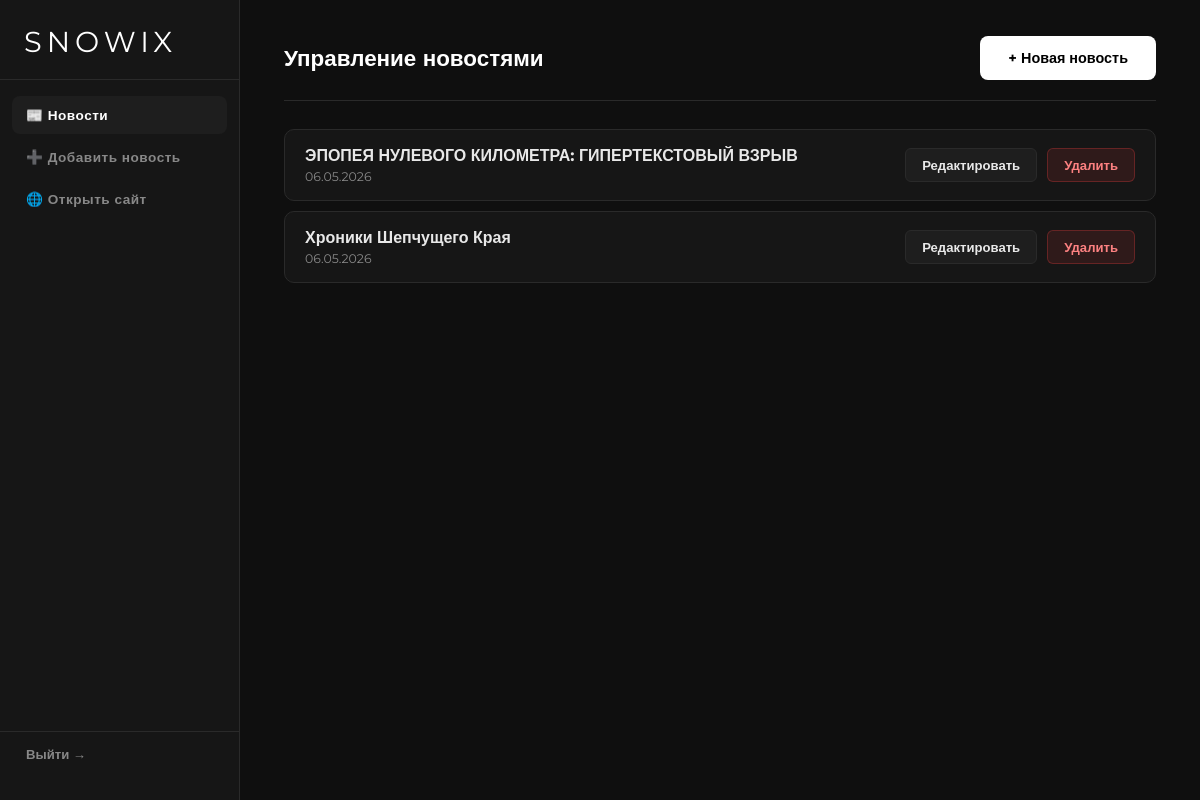
/admin (signed in), run on the app's committed database.
### app.py (models this page shows)
class News(db.Model):
    id = db.Column(db.Integer, primary_key=True)
    title = db.Column(db.String(200), nullable=False)
    content = db.Column(db.Text, nullable=False)
    created_at = db.Column(db.DateTime, default=datetime.utcnow)
    def formatted_date(self):
        return self.created_at.strftime('%d.%m.%Y')

### app.py (the view)
@app.route('/admin')
@login_required
def admin_dashboard():
    news = News.query.order_by(News.created_at.desc()).all()
    return render_template('admin/dashboard.html', news=news)

### app.py (called while the page is built)
def login_required(f):
    @wraps(f)
    def decorated(*args, **kwargs):
        if not session.get('admin'):
            return redirect(url_for('admin_login'))
        return f(*args, **kwargs)
    return decorated

### templates/admin/dashboard.html (shortened to what this page needs)
<!DOCTYPE html>
<html lang="ru">
<head>
  <link rel="stylesheet" href="{{ url_for('static', filename='css/admin.css') }}">
</head>
<body class="admin-body">
  <div class="admin-layout">
    <aside class="admin-sidebar">
      <div class="admin-sidebar-logo">SNOWIX</div>
      <nav class="admin-sidebar-nav">
        <a href="{{ url_for('admin_dashboard') }}" class="admin-nav-link active">📰 Новости</a>
        <a href="{{ url_for('admin_news_add') }}" class="admin-nav-link">➕ Добавить новость</a>
        <a href="{{ url_for('glavnoe') }}" class="admin-nav-link" target="_blank">🌐 Открыть сайт</a>
      </nav>
      <a href="{{ url_for('admin_logout') }}" class="admin-logout">Выйти →</a>
    </aside>
    <main class="admin-main">
      <div class="admin-topbar">
        <h1 class="admin-page-title">Управление новостями</h1>
        <a href="{{ url_for('admin_news_add') }}" class="admin-btn-primary">+ Новая новость</a>
      </div>
      {% if news %}
      <div class="admin-news-list">
        {% for item in news %}
        <div class="admin-news-item">
          <div class="admin-news-info">
            <span class="admin-news-title">{{ item.title }}</span>
            <span class="admin-news-date">{{ item.formatted_date() }}</span>
          </div>
          <div class="admin-news-actions">
            <a href="{{ url_for('admin_news_edit', news_id=item.id) }}" class="admin-btn-edit">Редактировать</a>
            <form method="POST" action="{{ url_for('admin_news_delete', news_id=item.id) }}" onsubmit="return confirm('Удалить новость?')">
              <button type="submit" class="admin-btn-delete">Удалить</button>
            </form>
          </div>
        </div>
        {% endfor %}
      </div>
      {% else %}
        <div class="admin-empty">Новостей пока нет. Добавьте первую!</div>
      {% endif %}
    </main>
  </div>
</body>
</html>

### static/css/admin.css (style rules this page uses)
:root { --abg: #0f0f0f; --abg2: #161616; --abg3: #1e1e1e; --atext: #e8e8e8; --amuted: #888; --aborder: #2a2a2a; --aaccent: #ffffff; --adanger: #e53e3e; --asuccess: #38a169; }
*,*::before,*::after { margin:0; padding:0; box-sizing:border-box; }
body.admin-body { background: var(--abg); color: var(--atext); font-family: 'Montserrat', sans-serif; min-height: 100vh; }
.admin-layout { display:grid; grid-template-columns:240px 1fr; min-height:100vh; }
.admin-sidebar { background: var(--abg2); border-right:1px solid var(--aborder); display:flex; flex-direction:column; padding:24px 0; position:sticky; top:0; height:100vh; }
.admin-sidebar-logo { font-family:'Bebas Neue','Montserrat',sans-serif; font-size:1.8rem; letter-spacing:5px; color:var(--aaccent); padding:0 24px 20px; border-bottom:1px solid var(--aborder); margin-bottom:16px; }
.admin-sidebar-nav { display:flex; flex-direction:column; gap:4px; padding:0 12px; flex:1; }
.admin-nav-link { display:flex; align-items:center; gap:10px; padding:11px 14px; border-radius:8px; color:var(--amuted); font-size:.85rem; font-weight:600; text-decoration:none; letter-spacing:.5px; transition:background .15s, color .15s; }
.admin-nav-link.active { background:var(--abg3); color:var(--aaccent); }
.admin-logout { display:block; padding:14px 26px; color:var(--amuted); font-size:.82rem; font-weight:600; text-decoration:none; border-top:1px solid var(--aborder); transition:color .15s; }
.admin-main { padding:36px 44px; overflow-y:auto; }
.admin-topbar { display:flex; align-items:center; justify-content:space-between; margin-bottom:28px; padding-bottom:20px; border-bottom:1px solid var(--aborder); }
.admin-page-title { font-size:1.4rem; font-weight:700; color:var(--aaccent); }
.admin-btn-primary { display:inline-block; padding:13px 28px; background:var(--aaccent); color:#000; font-family:'Montserrat',sans-serif; font-weight:700; font-size:.9rem; border:none; border-radius:8px; cursor:pointer; text-decoration:none; transition:opacity .15s; }
.admin-news-list { display:flex; flex-direction:column; gap:10px; }
.admin-news-item { display:flex; align-items:center; justify-content:space-between; gap:16px; background:var(--abg2); border:1px solid var(--aborder); border-radius:10px; padding:16px 20px; transition:border-color .15s; }
.admin-news-info { display:flex; flex-direction:column; gap:4px; }
.admin-news-title { font-size:1rem; font-weight:700; color:var(--atext); }
.admin-news-date { font-size:.78rem; color:var(--amuted); }
.admin-news-actions { display:flex; gap:10px; flex-shrink:0; }
.admin-btn-edit { padding:8px 16px; border-radius:6px; background:var(--abg3); border:1px solid var(--aborder); color:var(--atext); font-size:.82rem; font-weight:600; text-decoration:none; transition:border-color .15s; }
.admin-btn-delete { padding:8px 16px; border-radius:6px; background:rgba(229,62,62,.12); border:1px solid rgba(229,62,62,.3); color:#fc8181; font-size:.82rem; font-weight:600; cursor:pointer; font-family:'Montserrat',sans-serif; transition:background .15s; }

### data on the page
News: title "ЭПОПЕЯ НУЛЕВОГО КИЛОМЕТРА: ГИПЕРТЕКСТОВЫЙ ВЗРЫВ", formatted_date "06.05.2026"
News: title "Хроники Шепчущего Края", formatted_date "06.05.2026"
